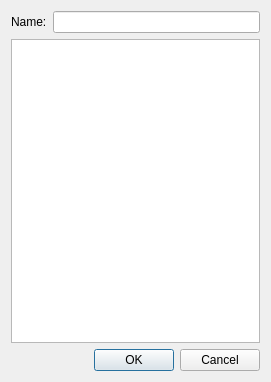
<?xml version="1.0" encoding="UTF-8"?>
<ui version="4.0">
 <class>RoomDefNameDialog</class>
 <widget class="QDialog" name="RoomDefNameDialog">
  <property name="geometry">
   <rect>
    <x>0</x>
    <y>0</y>
    <width>271</width>
    <height>382</height>
   </rect>
  </property>
  <property name="windowTitle">
   <string>Rename RoomDef</string>
  </property>
  <layout class="QGridLayout" name="gridLayout" rowstretch="0,0,0">
   <item row="0" column="0">
    <layout class="QHBoxLayout" name="horizontalLayout">
     <item>
      <widget class="QLabel" name="label">
       <property name="text">
        <string>Name:</string>
       </property>
      </widget>
     </item>
     <item>
      <widget class="QLineEdit" name="name"/>
     </item>
    </layout>
   </item>
   <item row="1" column="0">
    <widget class="QListWidget" name="names"/>
   </item>
   <item row="2" column="0">
    <widget class="QDialogButtonBox" name="buttonBox">
     <property name="orientation">
      <enum>Qt::Horizontal</enum>
     </property>
     <property name="standardButtons">
      <set>QDialogButtonBox::Cancel|QDialogButtonBox::Ok</set>
     </property>
    </widget>
   </item>
  </layout>
 </widget>
 <resources/>
 <connections>
  <connection>
   <sender>buttonBox</sender>
   <signal>accepted()</signal>
   <receiver>RoomDefNameDialog</receiver>
   <slot>accept()</slot>
   <hints>
    <hint type="sourcelabel">
     <x>248</x>
     <y>254</y>
    </hint>
    <hint type="destinationlabel">
     <x>157</x>
     <y>274</y>
    </hint>
   </hints>
  </connection>
  <connection>
   <sender>buttonBox</sender>
   <signal>rejected()</signal>
   <receiver>RoomDefNameDialog</receiver>
   <slot>reject()</slot>
   <hints>
    <hint type="sourcelabel">
     <x>316</x>
     <y>260</y>
    </hint>
    <hint type="destinationlabel">
     <x>286</x>
     <y>274</y>
    </hint>
   </hints>
  </connection>
 </connections>
</ui>
